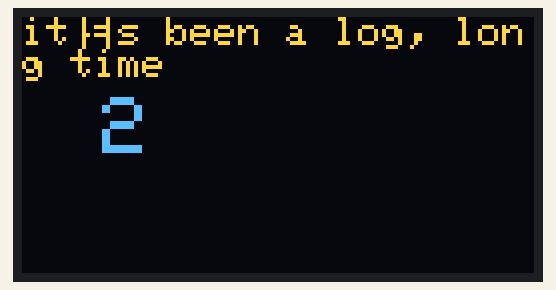
Simulated run of this sketch. Board: Arduino Uno, built with avr-gcc and run on an emulated ATmega328P. On the bench: 128×64 one-colour display. The OLED is the two-colour kind (top 16 rows yellow).

Above: at 0.29 s.
At 5.39 s:
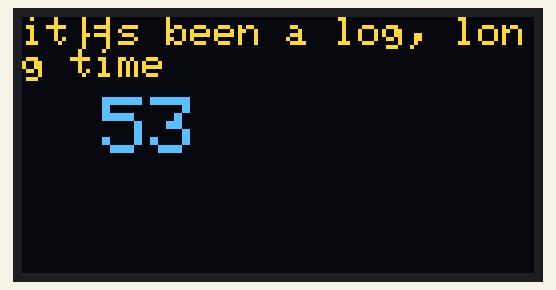
At 10.28 s:
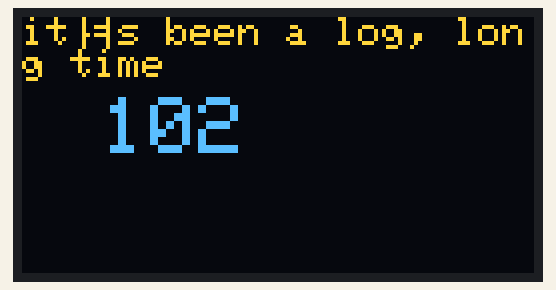
At 20.09 s:
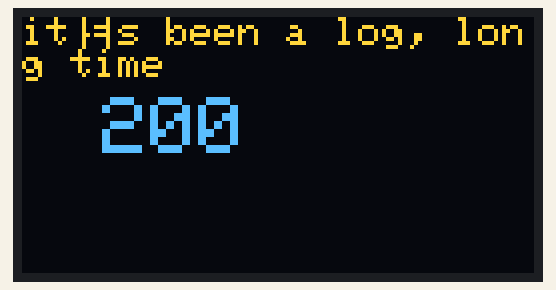
At 29.99 s:
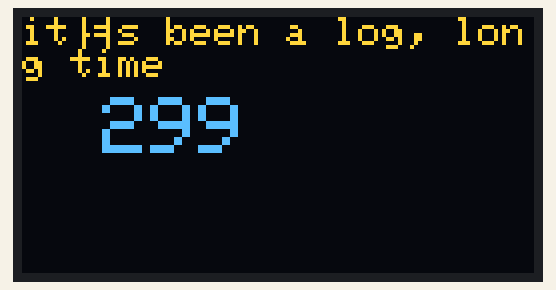
At 39.89 s:
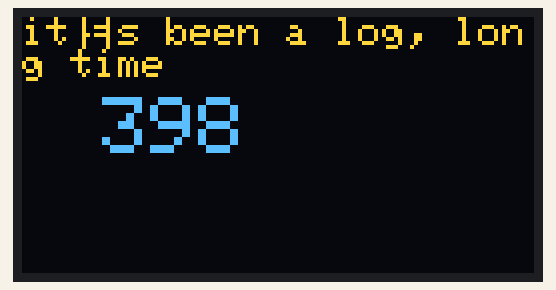

The sketch:

otra_vez.ino
```cpp
#include <Adafruit_GFX.h>
#include <Wire.h>  // Only needed for Arduino 1.6.5 and earlier
#include <Adafruit_SSD1306.h>
#define WIDTH 128
#define HEIGHT 64
#define OLED_RESET 4
#define SCREEN_ADDRESS 0x3C
Adafruit_SSD1306 display(WIDTH, HEIGHT, &Wire, OLED_RESET);

void setup() {
  Serial.begin(9600);
 // if(!display.begin(SSD1306_SWITCHCAPVCC, SCREEN_ADDRESS)) {
  //  Serial.println(F("SSD1306 allocation failed"));
  //  for(;;); // Don't proceed, loop forever
 // }
 display.begin(SSD1306_SWITCHCAPVCC, SCREEN_ADDRESS);
  Wire.begin();
}

void loop() {
  display.clearDisplay();
  display.setTextColor(WHITE);
  display.setCursor(0, 0);
  display.setTextSize(1);
  display.println("it´s been a log, long time");
  display.setCursor(20, 20);
  display.setTextSize(2);
  display.print(millis()/100);
  display.display();
}
```
